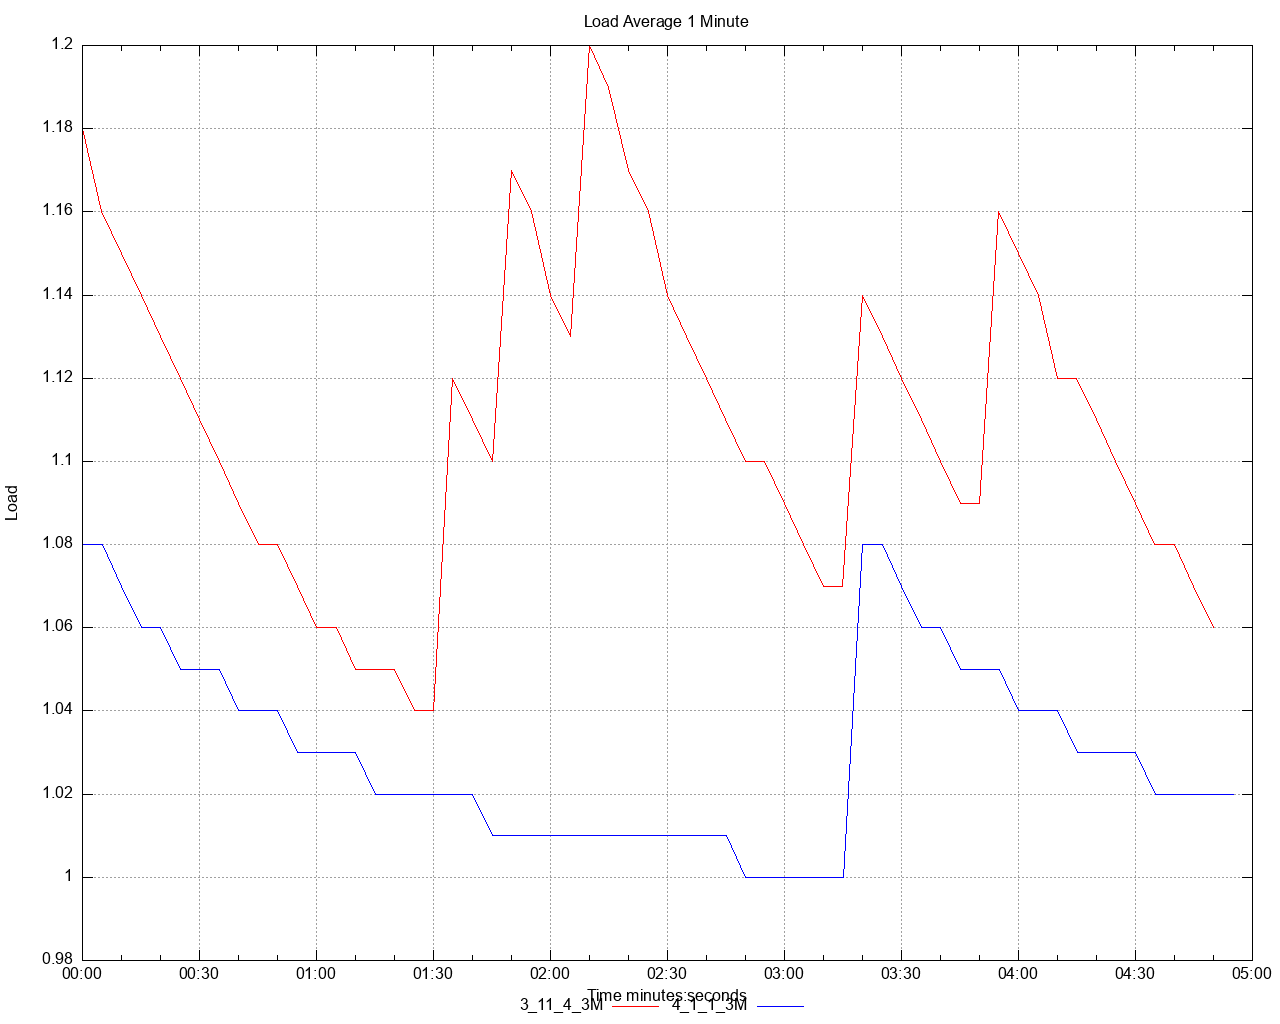

Write gnuplot code to recreate this figure.
set title 'Load Average 1 Minute' noenhanced
set style data lines
set datafile separator ","
set terminal png size 1280,1024
set grid
set key below
set xdata time
set timefmt "%s"
offset = 0
t0(x)=(offset=($0==0) ? x : offset, x - offset)
set xlabel 'Time minutes:seconds'
set ylabel 'Load'
set output '/Users/ahmet.mircik/simulator/tests/report_3M_rate_limit_fixed_io_3_11/dstat/load_average_1m_A2.png'
plot \
   '/Users/ahmet.mircik/simulator/tests/report_3M_rate_limit_fixed_io_3_11/data/load_average_1m_A2_1.data' using (t0(timecolumn(1))):2 title "3_11_4_3M" noenhanced lt rgb "red", \
   '/Users/ahmet.mircik/simulator/tests/report_3M_rate_limit_fixed_io_3_11/data/load_average_1m_A2_2.data' using (t0(timecolumn(1))):2 title "4_1_1_3M_fixed_io" noenhanced lt rgb "blue", \
